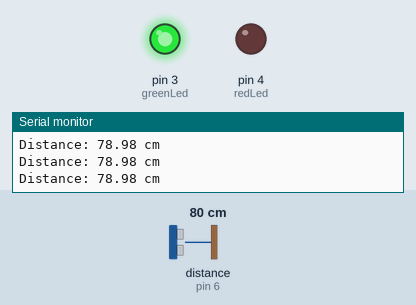
Recording of a sketch running on a simulated Arduino Uno, built with avr-gcc and run on an emulated ATmega328P. Shown: output pins drawn as LEDs (lit = HIGH), the last lines printed to the serial monitor. Wiring (inferred from the names in the program): ultrasonic range finder: trigger pin 7; echo pin 6. Inputs (shaded band) come from the test bench; at power-on: distance to the obstacle (sensor on pin 6) 80 cm. The echo pulse lasts 58.3 µs per cm; pins used as bus, display or sensor lines are not drawn.

Above: at 1.3 s.
1.4 s: distance to the obstacle (sensor on pin 6) set to 6 cm
2.9 s: distance to the obstacle (sensor on pin 6) set to 3 cm
At 3.3 s:
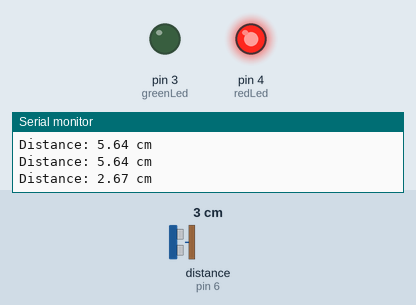
4.5 s: distance to the obstacle (sensor on pin 6) set to 9 cm
At 5.7 s:
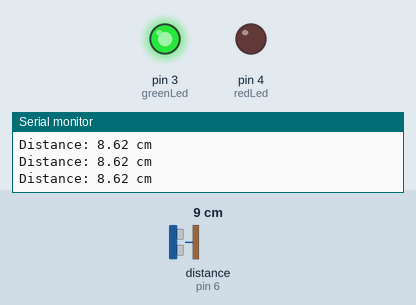
6.0 s: distance to the obstacle (sensor on pin 6) set to 2 cm
At 7.1 s:
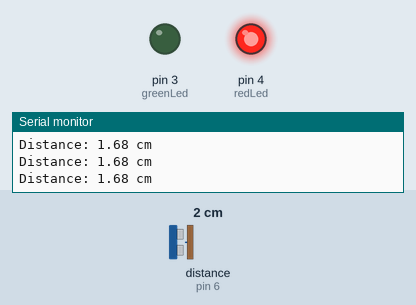
Timing chart, 0 to 8.5 s (numbered marks = the images above; inputs shaded):
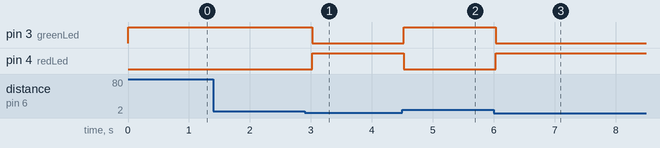

Measured:
- the behaviour switches between 5 and 4 cm on distance to the obstacle (sensor on pin 6) (found by bisection; images 0 and 1)
- after the input at 2.9 s, pin 3 (greenLed): HIGH → LOW after 0.12 s; pin 4 (redLed): LOW → HIGH after 0.12 s
- after the input at 4.5 s, pin 3 (greenLed): LOW → HIGH at once; pin 4 (redLed): HIGH → LOW at once
- after the input at 6.0 s, pin 3 (greenLed): HIGH → LOW at once; pin 4 (redLed): LOW → HIGH at once

The sketch:

UltrasonicDevil.ino
```cpp
int trigger = 7;
int echo = 6;

long duration;
float distance;

int redLed = 4;
int greenLed = 3;

void setup() {
  // put your setup code here, to run once:
 pinMode(trigger, OUTPUT);
 pinMode(echo, INPUT);
 Serial.begin(9600);
 pinMode(redLed, OUTPUT);
 pinMode(greenLed, OUTPUT);
}

void loop() {
  // put your main code here, to run repeatedly:
 digitalWrite(trigger, LOW);
 delayMicroseconds(2);

 digitalWrite(trigger, HIGH);
 delayMicroseconds(10);
 digitalWrite(trigger, LOW);

 duration = pulseIn(echo, HIGH);
 distance = (duration * 0.034)/2;

 Serial.print("Distance: ");
 Serial.print(distance);;
 Serial.println(" cm");

  if(distance <= 4.0){
    digitalWrite(redLed, HIGH);
    digitalWrite(greenLed, LOW);
   }

  else{
    digitalWrite(redLed, LOW);
    digitalWrite(greenLed, HIGH);
   }
  delay(500);

}
```
